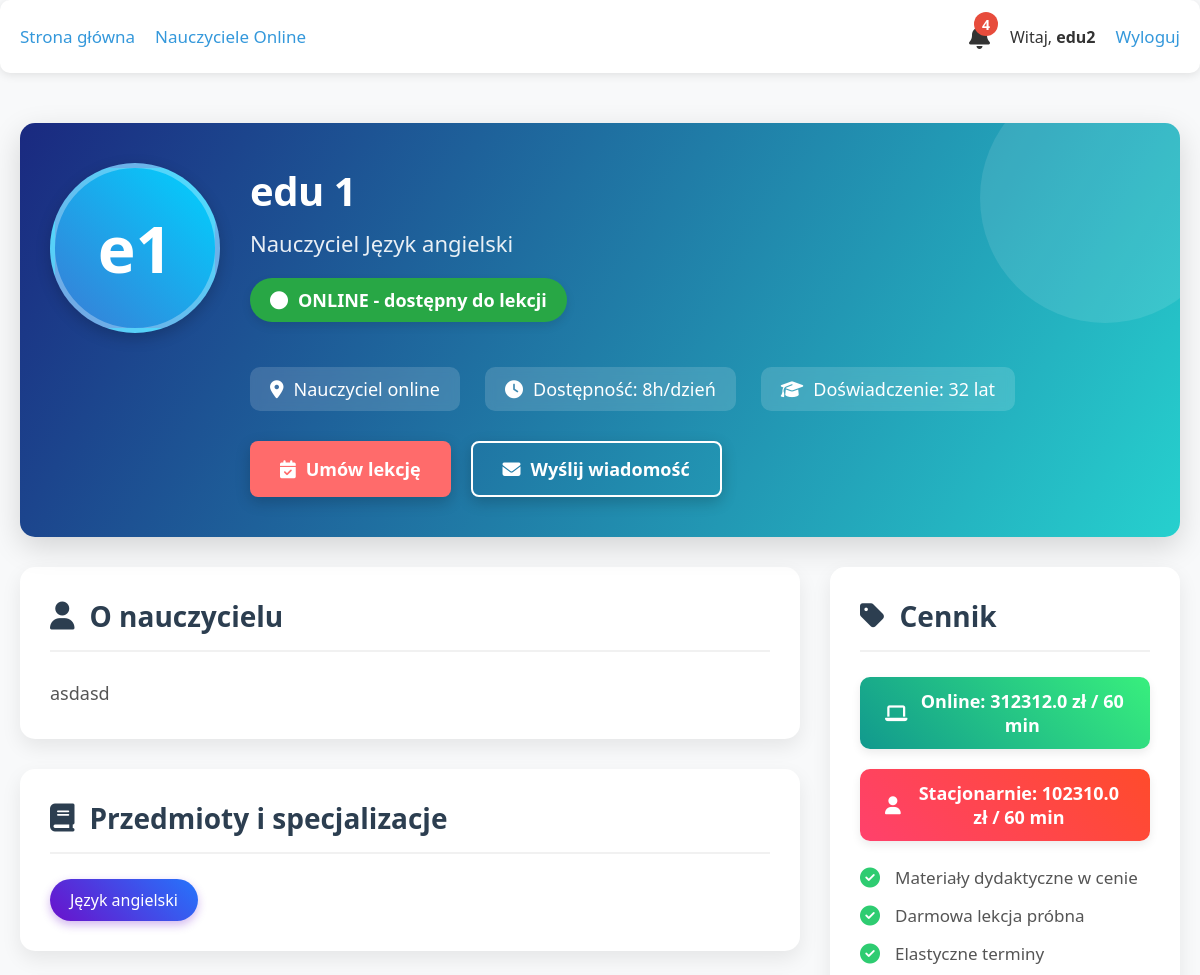
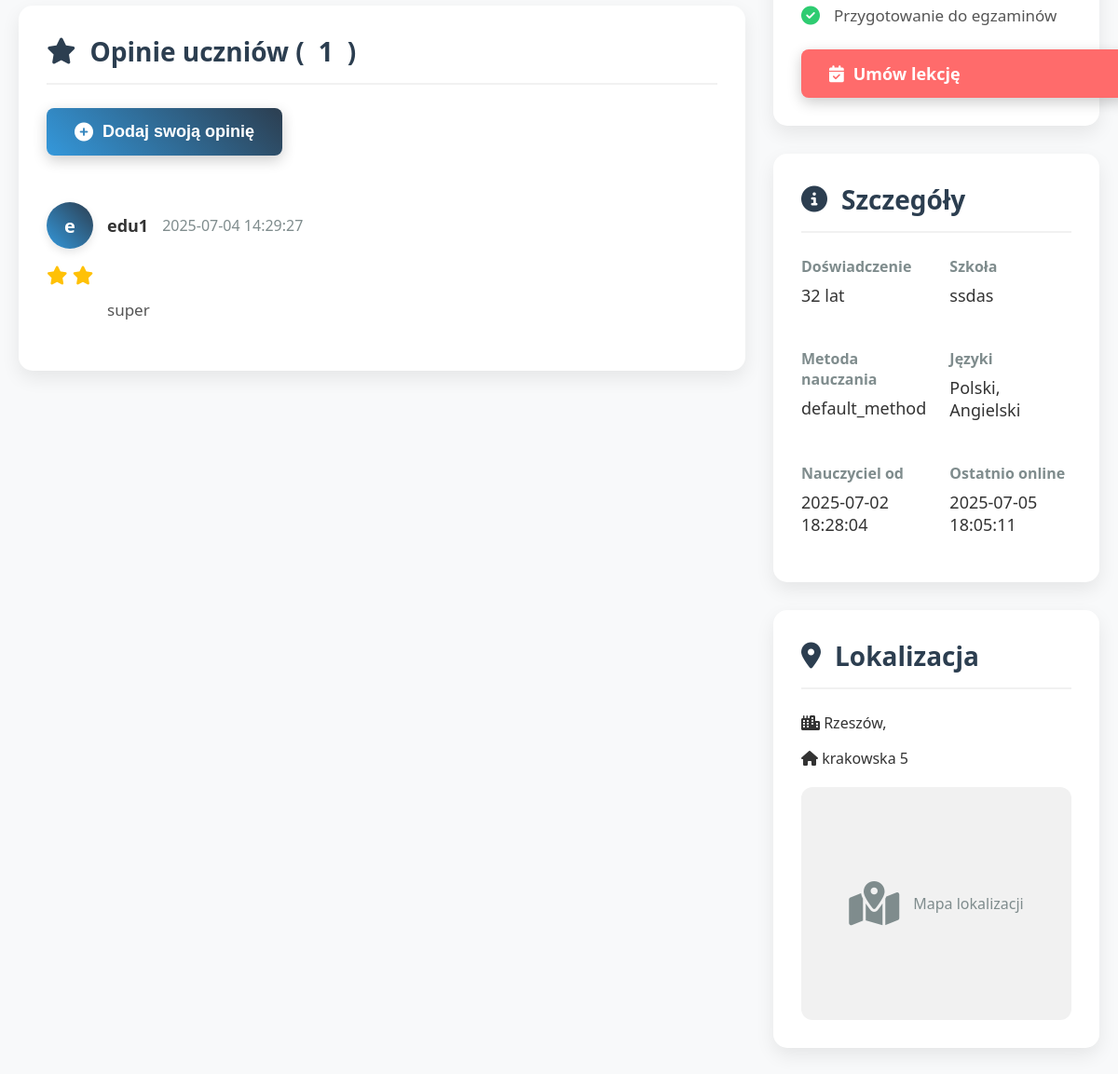
Page /teacher_profile/3 (signed in) on the committed database (2 pictures, top to bottom).
### tables this page shows
CREATE TABLE users (
                id INTEGER PRIMARY KEY AUTOINCREMENT,
                username TEXT UNIQUE NOT NULL,
                email TEXT UNIQUE NOT NULL,
                hash TEXT NOT NULL,
                role INTEGER DEFAULT 0,
                voivodeship TEXT,
                regional_teacher_id INTEGER,
                first_name TEXT,
                last_name TEXT,
                phone TEXT,
                school TEXT,
                subjects TEXT,
                experience_years INTEGER,
                bio TEXT,
                profile_picture TEXT,
                created_at TIMESTAMP DEFAULT CURRENT_TIMESTAMP,
                is_online INTEGER DEFAULT 0,
                last_online TIMESTAMP,
                teaching_modes TEXT DEFAULT 'online',
                availability_hours INTEGER DEFAULT 8,
                parental_email TEXT,
                password_setup_token TEXT,
                token_expiry TIMESTAMP,
                password_reset_token TEXT,
                password_reset_expiry TIMESTAMP,
                tmethod TEXT DEFAULT 'default_method'
            );

CREATE TABLE reviews (
                id INTEGER PRIMARY KEY AUTOINCREMENT,
                teacher_id INTEGER NOT NULL,
                student_id INTEGER NOT NULL,
                content TEXT NOT NULL,
                created_at TIMESTAMP DEFAULT CURRENT_TIMESTAMP,
                rating INTEGER CHECK(rating BETWEEN 1 AND 5),
                FOREIGN KEY (teacher_id) REFERENCES users(id),
                FOREIGN KEY (student_id) REFERENCES users(id)
                );

CREATE TABLE teacher_pricing (
                teacher_id INTEGER PRIMARY KEY,
                price_online REAL NOT NULL DEFAULT 80.0,
                price_in_person REAL NOT NULL DEFAULT 100.0,
                updated_at TIMESTAMP DEFAULT CURRENT_TIMESTAMP,
                FOREIGN KEY (teacher_id) REFERENCES users (id)
            );

CREATE TABLE pins (
                id INTEGER PRIMARY KEY AUTOINCREMENT,
                title TEXT NOT NULL,
                description TEXT,
                region TEXT NOT NULL,
                city TEXT NOT NULL,
                address TEXT NOT NULL,
                lat REAL NOT NULL,
                lng REAL NOT NULL,
                created_by INTEGER NOT NULL,
                FOREIGN KEY (created_by) REFERENCES users (id)
            );

### app.py (the view)
@app.route("/teacher_profile/<int:teacher_id>")
def teacher_profile(teacher_id):
    if "user_id" not in session:
        flash("Musisz być zalogowany, aby przeglądać profile nauczycieli", "error")
        return redirect(url_for("login"))
    db = get_db()
    teacher = db.execute("""
        SELECT u.*, p.city, p.address, p.lat, p.lng,
               rt.username as regional_teacher_name
        FROM users u
        LEFT JOIN pins p ON u.id = p.created_by
        LEFT JOIN users rt ON u.regional_teacher_id = rt.id
        WHERE u.id = ? AND u.role IN (?, ?)
    """, (teacher_id, ROLE_TEACHER, ROLE_REGIONAL_TEACHER)).fetchone()
    if not teacher:
        flash("Nauczyciel nie istnieje", "error")
        return redirect(url_for("index"))
    teacher = row_to_dict(teacher)
    availability = {}
    availability_rows = db.execute("""
        SELECT day_of_week, start_time, end_time, is_available, teaching_mode
        FROM teacher_availability
        WHERE teacher_id = ?
    """, (teacher_id,)).fetchall()
    for row in availability_rows:
        day = row['day_of_week']
        time_slot = f"{row['start_time']} - {row['end_time']}"
        if day not in availability:
            availability[day] = {}
        availability[day][time_slot] = {
            'available': row['is_available'],
            'mode': row['teaching_mode']
        }
    reviews = []
    if db:
        reviews = db.execute("""
            SELECT r.*, u.username as student_name
            FROM reviews r
            JOIN users u ON r.student_id = u.id
            WHERE r.teacher_id = ?
            ORDER BY r.created_at DESC
        """, (teacher_id,)).fetchall()
        reviews = rows_to_dict_list(reviews)
    pricing = db.execute("""
        SELECT price_online, price_in_person
        FROM teacher_pricing
        WHERE teacher_id = ?
    """, (teacher_id,)).fetchone()
    if not pricing:
        pricing = {"price_online": "brak danych", "price_in_person": "brak danych"}
    unread_notifications = 0
    if 'user_id' in session:
        user_id = session['user_id']
        unread_notifications = db.execute("""
                SELECT COUNT(*) as count
                FROM notifications
                WHERE user_id = ? AND is_read = 0
            """, (user_id,)).fetchone()["count"]
    return render_template("teacher_profile.html",
                           teacher=teacher,
                           availability=availability,
                           reviews=reviews,
                           time_slots=generate_time_slots(),
                           datetime=datetime,
                           pricing=pricing,
                           logged_in='user_id' in session,
                           session=session,
                           unread_notifications=unread_notifications)

### templates/teacher_profile.html (shortened to what this page needs)
<!DOCTYPE html>
<html lang="pl">
<head>
    <link rel="stylesheet" href="https://cdnjs.cloudflare.com/ajax/libs/font-awesome/6.4.0/css/all.min.css">
</head>
<body>
    <div class="nav">
        <div class="nav-left">
            <a href="{{ url_for('index') }}">Strona główna</a>
            <a href="{{ url_for('online_teachers') }}">Nauczyciele Online</a>
        </div>
        <div class="nav-right">
            {% if logged_in %}
                <div class="notification-icon">
                    <i class="fas fa-bell"></i>
                    {% if unread_notifications > 0 %}
                        <span class="notification-badge">{{ unread_notifications }}</span>
                    {% endif %}
                </div>
                <span>Witaj, <strong>{{ session.username }}</strong></span>
                <a href="{{ url_for('logout') }}">Wyloguj</a>
            {% else %}
                <a href="{{ url_for('login') }}">Logowanie</a>
                <a href="{{ url_for('register') }}">Rejestracja</a>
            {% endif %}
        </div>
    </div>
    <div class="container">
        <div class="profile-header">
            <div class="avatar-container">
                <div class="teacher-avatar">
                    {{ teacher.first_name[0] }}{{ teacher.last_name[0] }}
                </div>
            </div>
            <div class="profile-info">
                <h1 class="teacher-name">{{ teacher.first_name }} {{ teacher.last_name }}</h1>
                <div class="teacher-title">Nauczyciel {{ teacher.subjects.split(', ')[0] }}</div>
                <div class="status-badge">
                    <i class="fas fa-circle"></i> ONLINE - dostępny do lekcji
                </div>
                <div class="contact-info">
                    <div class="contact-item">
                        <i class="fas fa-map-marker-alt"></i>
                        {% if teacher.voivodeship %}
                            {{ teacher.voivodeship }}{% if teacher.city %}, {{ teacher.city }}{% endif %}
                        {% else %}
                            Nauczyciel online
                        {% endif %}
                    </div>
                    <div class="contact-item">
                        <i class="fas fa-clock"></i>
                        Dostępność: {{ teacher.availability_hours }}h/dzień
                    </div>
                    <div class="contact-item">
                        <i class="fas fa-graduation-cap"></i>
                        Doświadczenie: {{ teacher.experience_years }} lat
                    </div>
                </div>
                <div class="profile-actions">
                    <a href="{{ url_for('book_teacher', teacher_id=teacher.id) }}" class="btn btn-primary">
                        <i class="fas fa-calendar-check"></i> Umów lekcję
                    </a>
                    <a href="#" class="btn btn-outline">
                        <i class="fas fa-envelope"></i> Wyślij wiadomość
                    </a>
                </div>
            </div>
        </div>
        <div class="profile-content">
            <div class="main-content">
                <div class="section">
                    <h2 class="section-title"><i class="fas fa-user"></i> O nauczycielu</h2>
                    <div class="about-content">
                        {{ teacher.bio or "Nauczyciel nie dodał jeszcze opisu swojego profilu." }}
                    </div>
                </div>
                <div class="section">
                    <h2 class="section-title"><i class="fas fa-book"></i> Przedmioty i specjalizacje</h2>
                    <div class="subjects-list">
                        {% for subject in teacher.subjects.split(', ') %}
                        <div class="subject-tag">{{ subject }}</div>
                        {% endfor %}
                    </div>
                </div>
                <div class="section">
                    <h2 class="section-title"><i class="fas fa-star"></i> Opinie uczniów (<span id="reviews-count">{{ reviews|length }}</span>)</h2>
                    {% if logged_in %}
                    <button id="show-review-form" class="add-review-btn">
                        <i class="fas fa-plus-circle"></i> Dodaj swoją opinię
                    </button>
                    {% else %}
                    <div class="alert alert-info">
                        <a href="{{ url_for('login') }}">Zaloguj się</a> aby dodać opinię
                    </div>
                    {% endif %}
                    <div class="reviews-container" id="reviews-container">
                        {% if reviews %}
                            {% for review in reviews %}
                            <div class="review">
                                <div class="review-header">
                                    <div class="review-avatar">{{ review.student_name[0] }}</div>
                                    <div class="review-name">{{ review.student_name }}</div>
                                    <div class="review-date">{{ review.created_at|format_date }}</div>
                                </div>
                                <div class="review-rating">
                                    {% for i in range(1, 6) %}
                                        <i class="fas fa-star{% if i > review.rating %}-o{% endif %}"></i>
                                    {% endfor %}
                                </div>
                                <div class="review-content">
                                    {{ review.content }}
                                </div>
                            </div>
                            {% endfor %}
                        {% else %}
                            <div class="no-reviews">
                                <i class="far fa-frown"></i>
                                <h3>Brak opinii</h3>
                                <p>Ten nauczyciel nie ma jeszcze żadnych opinii.</p>
                            </div>
                        {% endif %}
                    </div>
                </div>
            </div>
            <div class="sidebar">
                <div class="section booking-card">
                    <h2 class="section-title"><i class="fas fa-tag"></i> Cennik</h2>
                    <div class="modes-list">
                        <div class="mode-tag mode-online">
                            <i class="fas fa-laptop"></i> Online: {{ pricing.price_online }} zł / 60 min
                        </div>
                        <div class="mode-tag mode-in-person">
                            <i class="fas fa-user"></i> Stacjonarnie: {{ pricing.price_in_person }} zł / 60 min
                        </div>
                    </div>
                    <div class="booking-features">
                        <div class="feature-item">
                            <i class="fas fa-check-circle"></i>
                            <span>Materiały dydaktyczne w cenie</span>
                        </div>
                        <div class="feature-item">
                            <i class="fas fa-check-circle"></i>
                            <span>Darmowa lekcja próbna</span>
                        </div>
                        <div class="feature-item">
                            <i class="fas fa-check-circle"></i>
                            <span>Elastyczne terminy</span>
                        </div>
                        <div class="feature-item">
                            <i class="fas fa-check-circle"></i>
                            <span>Przygotowanie do egzaminów</span>
                        </div>
                    </div>
                    <a href="{{ url_for('book_teacher', teacher_id=teacher.id) }}" class="btn btn-primary" style="width: 100%;">
                        <i class="fas fa-calendar-check"></i> Umów lekcję
                    </a>
                </div>
                <div class="section">
                    <h2 class="section-title"><i class="fas fa-info-circle"></i> Szczegóły</h2>
                    <div class="info-grid">
                        <div class="info-item">
                            <div class="info-label">Doświadczenie</div>
                            <div class="info-value">{{ teacher.experience_years }} lat</div>
                        </div>
                        <div class="info-item">
                            <div class="info-label">Szkoła</div>
                            <div class="info-value">{{ teacher.school or 'Nie podano' }}</div>
                        </div>
                        <div class="info-item">
                            <div class="info-label">Metoda nauczania</div>
                            <div class="info-value">{{ teacher.tmethod or 'Tradycyjna' }}</div>
                        </div>
                        <div class="info-item">
                            <div class="info-label">Języki</div>
                            <div class="info-value">Polski, Angielski</div>
                        </div>
                        <div class="info-item">
                            <div class="info-label">Nauczyciel od</div>
                            <div class="info-value">{{ teacher.created_at|format_date }}</div>
                        </div>
                        <div class="info-item">
                            <div class="info-label">Ostatnio online</div>
                            <div class="info-value">{{ teacher.last_online|format_datetime }}</div>
                        </div>
                    </div>
                </div>
                <div class="section">
                    <h2 class="section-title"><i class="fas fa-map-marker-alt"></i> Lokalizacja</h2>
                    {% if teacher.city %}
                    <p><i class="fas fa-city"></i> {{ teacher.city }}, {{ teacher.voivodeship }}</p>
                    <p><i class="fas fa-home"></i> {{ teacher.address or 'Nie podano adresu' }}</p>
                    <div id="mini-map" style="height: 250px; margin-top: 20px; border-radius: 12px; overflow: hidden; background: #f1f1f1; display: flex; align-items: center; justify-content: center; color: #7f8c8d;">
                        <i class="fas fa-map-marked-alt" style="font-size: 48px;"></i>
                        <p style="margin-left: 15px;">Mapa lokalizacji</p>
                    </div>
                    {% else %}
                    <p>Nauczyciel prowadzi wyłącznie lekcje online</p>
                    {% endif %}
                </div>
            </div>
        </div>
    </div>
</body>
</html>

### rows in the picture
users: first_name "e", last_name "1", first_name "edu", subjects "Język angielski", availability_hours "8", experience_years "32", bio "asdasd", school "ssdas", tmethod "default_method", created_at "2025-07-02 18:28:04", last_online "2025-07-05 18:05:11"
reviews: username "e", student_name "edu1", created_at "2025-07-04 14:29:27", rating 2 (drawn), content "super"
teacher_pricing: price_online "312312.0", price_in_person "102310.0"
pins: city "Rzeszów", address "krakowska 5"

### other values in the picture
{{ unread_notifications }} "4"
{{ session.username }} "edu2"
{{ reviews|length }} "1"
